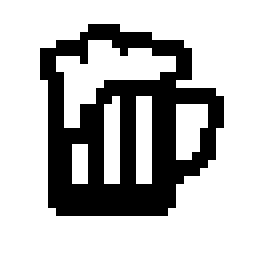
#> input picture glyph/beer32.bmp, 32 x 32 px, given in place of beer32.png, which was not available (shown 8 times larger)
$ python nokia_display.py   (Python 2 division)
#> lines starting #> are read from the running program, lines starting #| are printed output that depends on the picture; after the words box and inside, x2 and y2 are one past the last pixel; in counts of white or black regions, pixels touching at a corner belong together; pictures that were not available may be replaced by others from this repository, and a replacement may not be noted
#! /usr/bin/python
# script to send commands to the nokia display over i2c

import smbus, time, math
from PIL import Image

class NokiaDisplay:
	def __init__(self, i2cSlaveAddr = 0x19, i2cBusNbr = 0):
		self.i2cSlaveAddr = i2cSlaveAddr
		self.i2c = smbus.SMBus(i2cBusNbr)

#	def changeSlaveAddress(self, newAddr):
#		self.i2c.write_byte(self.i2cSlaveAddr, 0xA1)
#		self.i2c.write_byte(self.i2cSlaveAddr, newAddr)

	def ClearDisplay(self): # sets all pixels to white
		self.i2c.write_byte(self.i2cSlaveAddr, 0xB0)
		time.sleep(0.02) # give the micro processor some time to swallow the data

	def UpdateDisplay(self): # send buffer to the LCD
		self.i2c.write_byte(self.i2cSlaveAddr, 0xB1)
		time.sleep(0.05) # give the micro processor some time to swallow the data

	def SetContrast(self, val): # adjust the contrast. max is 0x7F
		self.i2c.write_byte(self.i2cSlaveAddr, 0xB2)
		self.i2c.write_byte(self.i2cSlaveAddr, val)
		time.sleep(0.02) # give the micro processor some time to swallow the data

	def TextOut(self, xpos, ypos, text, big = False): # write text at a given position
#> called with xpos = 4, ypos = 1, text = 'Hello World', big = False
		data = [xpos, ypos, 1 if big == True else 0, len(text)]
		for i in range(len(text)):
			data.append(ord(text[i]))
		self.i2c.write_i2c_block_data(self.i2cSlaveAddr, 0xB3, data)
		time.sleep(0.05) # give the micro processor some time to swallow the data

	def SetPixel(self, xpos, ypos, val = 1): # set a single pixel : 0:white  1:black  2:xor
		self.i2c.write_byte(self.i2cSlaveAddr, 0xB4)
		self.i2c.write_byte(self.i2cSlaveAddr, xpos)
		self.i2c.write_byte(self.i2cSlaveAddr, ypos)
		self.i2c.write_byte(self.i2cSlaveAddr, val)
		time.sleep(0.02)

	def LineOut(self, x1, y1, x2, y2, val = 1): # draw a line -> val : 0:white  1:black  2:xor
		self.i2c.write_byte(self.i2cSlaveAddr, 0xB5)
		self.i2c.write_byte(self.i2cSlaveAddr, x1)
		self.i2c.write_byte(self.i2cSlaveAddr, y1)
		self.i2c.write_byte(self.i2cSlaveAddr, x2)
		self.i2c.write_byte(self.i2cSlaveAddr, y2)
		self.i2c.write_byte(self.i2cSlaveAddr, val)
		time.sleep(0.05) # give the micro processor some time to swallow the data

	def StartScreen(self):                     # show the start screen
		self.i2c.write_byte(self.i2cSlaveAddr, 0xB6)
		time.sleep(0.1) # give the micro processor some time to swallow the data

	def Backlight(self, Enable): # draw a line -> val : 0:white  1:black  2:xor
		if Enable:
			self.i2c.write_byte(self.i2cSlaveAddr, 0xC1)
		else:
			self.i2c.write_byte(self.i2cSlaveAddr, 0xC2)
		time.sleep(0.03)

	def LedRed(self, val): # set the brightness of the red LED -> 0-255
		self.i2c.write_byte(self.i2cSlaveAddr, 0xC3)
		self.i2c.write_byte(self.i2cSlaveAddr, val)
		time.sleep(0.02)

	def LedGreen(self, val): # set the brightness of the green LED -> 0-255
		self.i2c.write_byte(self.i2cSlaveAddr, 0xC4)
		self.i2c.write_byte(self.i2cSlaveAddr, val)
		time.sleep(0.02)

	def LedBlue(self, val): # set the brightness of the blue LED -> 0-255
		self.i2c.write_byte(self.i2cSlaveAddr, 0xC5)
		self.i2c.write_byte(self.i2cSlaveAddr, val)
		time.sleep(0.02)

	def PlayTone(self, frequency, duration): # play a tone on the piezzo buzzer
		data = [frequency, duration]
		self.i2c.write_i2c_block_data(self.i2cSlaveAddr, 0xCA, data)
		time.sleep(0.02)

	def LoadGlyph(self, xpos, ypos, filename): # load a glyph from the local filesystem and show it on the display
		self.GlyphToEeprom(filename, 0)
		im = Image.open(filename)
		self.LoadGlyphFromEeprom(xpos, ypos, 0, im.size[0], im.size[1])

	def GlyphToEeprom(self, filename, addr):
		# the i2c function can transfer may 32 bytes, so we optimize for that
#> called with filename = 'glyph/beer32.png', addr = 0
		im = Image.open(filename)
#> im is the input picture: PIL image 32x32 RGB; 72.1% white; 1 black region, box (x1, y1, x2, y2) and area: (5, 3, 28, 27) 286
		bytesPerRow = int(math.ceil(float(im.size[0]) / 8))
#> bytesPerRow = 4
		pix = im.load()
		data = []
		for j in range(im.size[1]): # for all rows
			curraddr = addr + j * bytesPerRow
			if len(data) == 0:
				data = [curraddr >> 8, curraddr & 0xFF, bytesPerRow] # address, num bytes
			else:
				data[2] = data[2] + bytesPerRow

			for i in range(bytesPerRow):
				bb = 0
				for k in range(8): # for every bit in the byte
					xx = i * 8 + k
					if xx < im.size[0]:
						pixel = pix[xx, j]
						if im.mode != 'P':
							pxbri = pixel[0] + pixel[1] + pixel[2]
							if pxbri < 300:
								bb |= 0x1 << k
						else:
							if pixel != 0:
								bb |= 0x1 << k
				data.append(bb)
			if len(data) + bytesPerRow > 30:
#				print data
				self.i2c.write_i2c_block_data(self.i2cSlaveAddr, 0xD1, data) # transfer data to eeprom
				time.sleep(0.18) # give the micro processor some time to swallow the data
				data = []
#> after the loop, data = [0, 120, 8, 0, 0, 0, 0, 0, 0, 0, 0]
		if len(data) > 0:
#			print data
			self.i2c.write_i2c_block_data(self.i2cSlaveAddr, 0xD1, data) # transfer data to eeprom
			time.sleep(0.18) # give the micro processor some time to swallow the data


	def LoadGlyphFromEeprom(self, xpos, ypos, addr, sizeX = 32, sizeY = 32):
#> call 2 of GlyphToEeprom, with filename = 'glyph/RICHARD.ULRICH.png', addr = 0
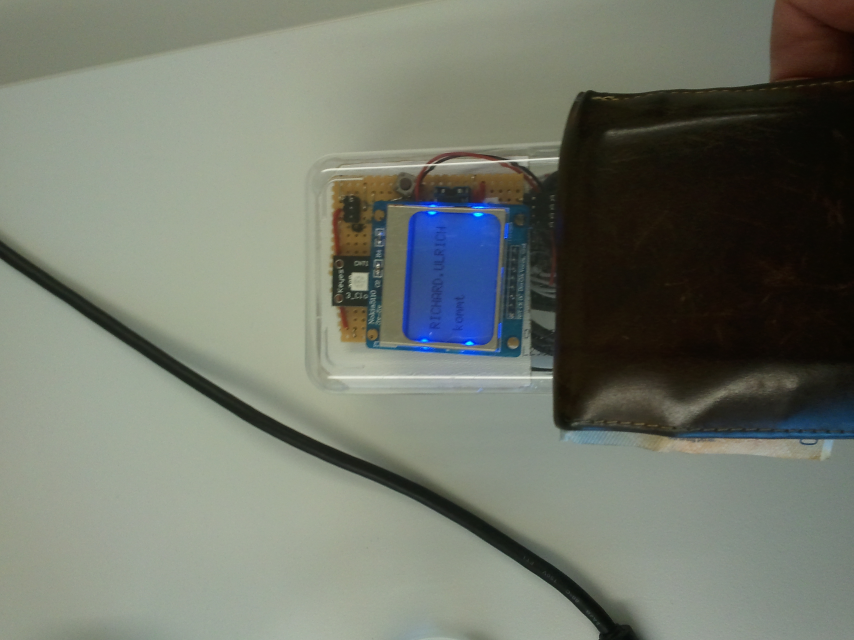
#> input picture nokia_display_i2c/IMG_20130228_080727.jpg, 2560 x 1920 px, given in place of RICHARD.ULRICH.png, which was not available (shown at 1/3 size)
#> in GlyphToEeprom, im is the input picture: PIL image 2560x1920 RGB; mean R, G, B 114.5, 119.6, 108.3
#> after the loop in GlyphToEeprom (call 2), `for j in range(im.size[1]):`: data = []
		data = [xpos, ypos, addr >> 8, addr & 0xFF, sizeX, sizeY]
		self.i2c.write_i2c_block_data(self.i2cSlaveAddr, 0xD2, data)
#		print data
		time.sleep(0.02) # give the micro processor some time to swallow the data

	def AnimateGlyphsFromEeprom(self, numloop, delay, positions, addrs, sizeX = 32, sizeY = 32):
#> called with numloop = 1, delay = 10, sizeX = 23, sizeY = 32
		if len(positions) != 2 * len(addrs):
			raise RuntimeError('number of positions and addresses dont match')
		numimg = len(addrs)
		data = [numimg, numloop, delay, sizeX, sizeY]
		for i in range(2 * numimg):
			data.append(positions[i])
		for i in range(numimg):
			data.append(addrs[i] >> 8)
			data.append(addrs[i] & 0xFF)
		self.i2c.write_i2c_block_data(self.i2cSlaveAddr, 0xD3, data)
#		print '0xD3', data
		time.sleep(0.02) # give the micro processor some time to swallow the data

	def __repr__(self):
		print "atmega interfacing a nokia display at i2c address %d" % self.i2cSlaveAddr


# test code
if __name__ == "__main__":
	disp = NokiaDisplay(0x19, 0) # bus is 0 on the alix, and 1 on the raspbe
	disp.Backlight(True)
#	disp.LedBlue(130)
	disp.ClearDisplay()
	disp.UpdateDisplay()
#	time.sleep(0.5)
	disp.LedBlue(0)
#	disp.StartScreen()
	disp.UpdateDisplay()
#	time.sleep(1.0)
	disp.ClearDisplay()
	disp.UpdateDisplay()
	disp.SetContrast(0x40)
	time.sleep(0.1)
	disp.LineOut(5, 5, 40, 20, 1)
	disp.UpdateDisplay()
	time.sleep(0.1)
	disp.TextOut(4, 1, "Hello World")
	disp.UpdateDisplay()
	time.sleep(0.1)
	disp.LoadGlyph(55, 14, 'glyph/beer32.png')
	disp.GlyphToEeprom('glyph/RICHARD.ULRICH.png', 0)
	positions = [20, 14, 24, 14, 28, 14, 32, 14, 36, 14, 40, 14]
	addrs = [0, 0, 0, 0, 0, 0]
	disp.AnimateGlyphsFromEeprom(1, 10, positions, addrs, 23, 32)
	time.sleep(1.0)
	disp.GlyphToEeprom('glyph/ANDREAS.BURCH.png', 128)
#> call 3 of GlyphToEeprom, with filename = 'glyph/ANDREAS.BURCH.png', addr = 128
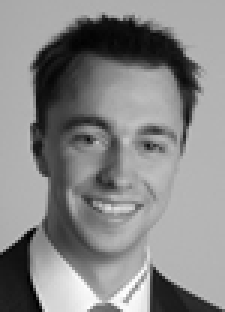
#> input picture glyph/Andreas.Burch.jpg, 75 x 104 px, given in place of ANDREAS.BURCH.png, which was not available (shown 3 times larger)
#> in GlyphToEeprom, im is the input picture: PIL image 75x104 RGB; min 0, max 255, mean 135.1
	disp.GlyphToEeprom('glyph/GABRIEL.BOCEK.png', 256)
#> call 4 of GlyphToEeprom, with filename = 'glyph/GABRIEL.BOCEK.png', addr = 256
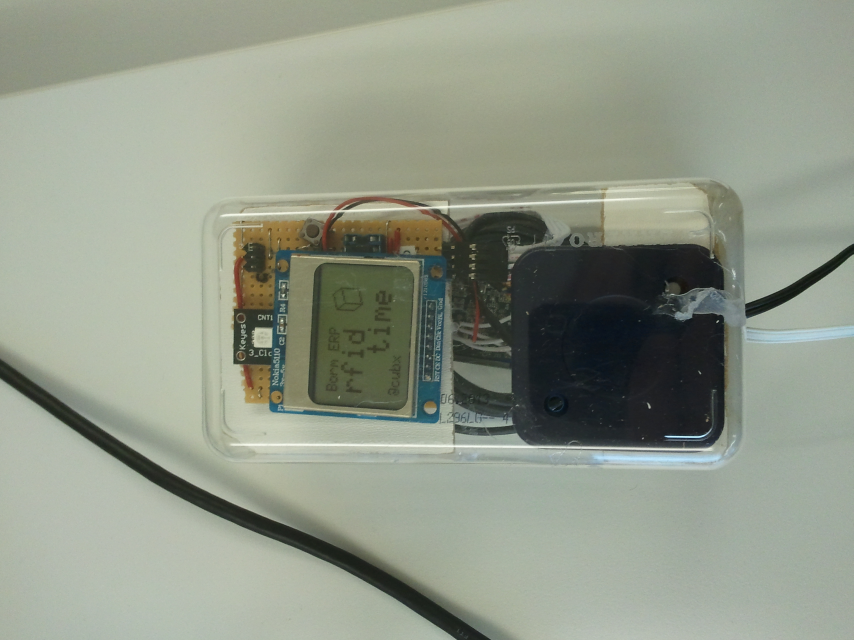
#> input picture nokia_display_i2c/IMG_20130228_080735.jpg, 2560 x 1920 px, given in place of GABRIEL.BOCEK.png, which was not available (shown at 1/3 size)
#> in GlyphToEeprom, im is the input picture: PIL image 2560x1920 RGB; mean R, G, B 144.7, 151.7, 136.7
	disp.GlyphToEeprom('glyph/RETO.CONCONI.png', 384)
	positions = [40, 14, 40, 14, 40, 14, 40, 14]
	addrs = [128, 256, 384, 0]
	disp.AnimateGlyphsFromEeprom(1, 50, positions, addrs, 23, 32)
	time.sleep(2.0)
	disp.Backlight(False)
